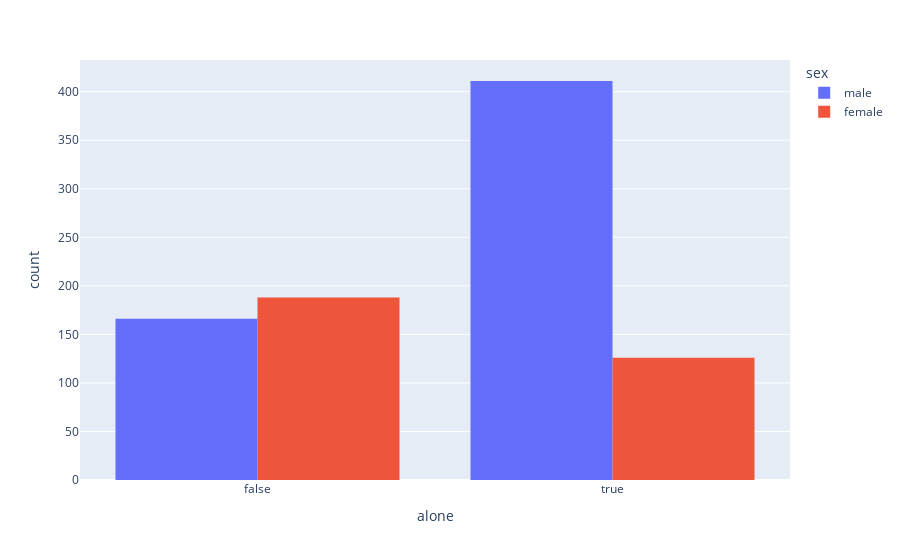
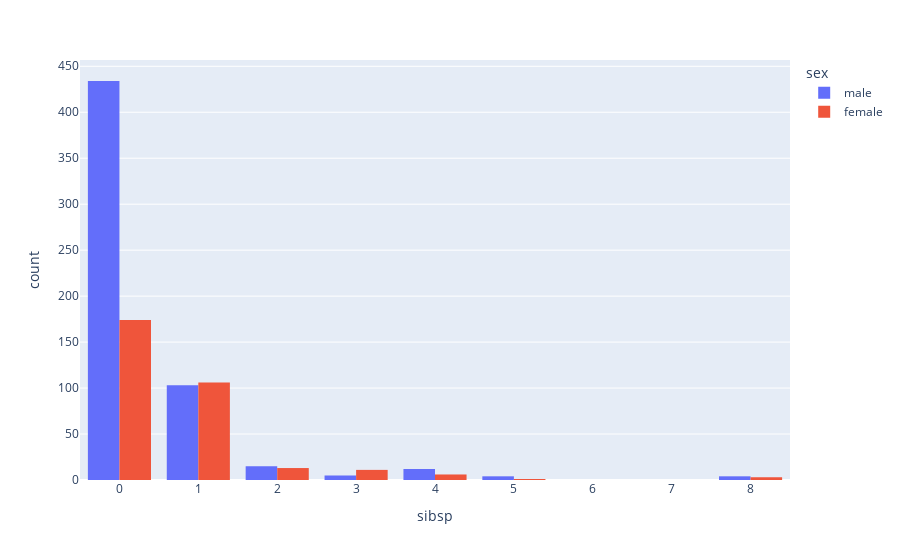
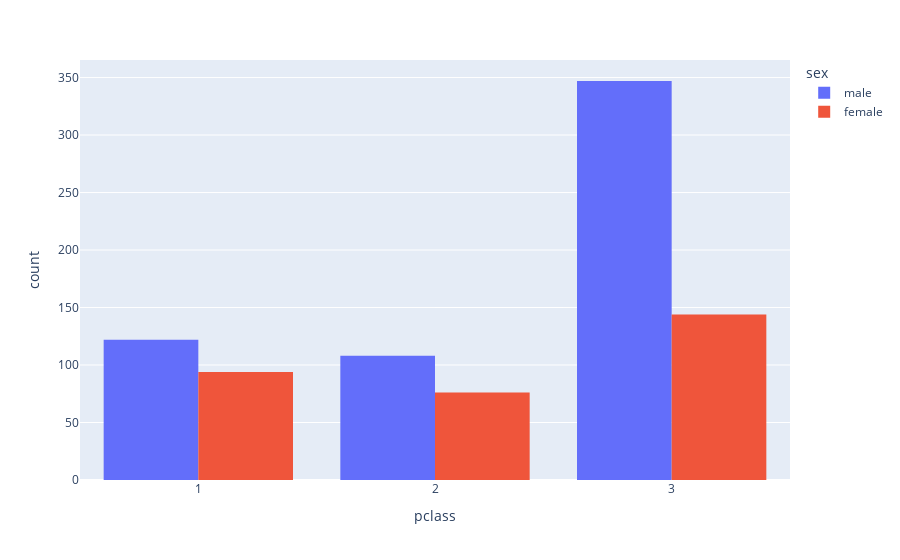
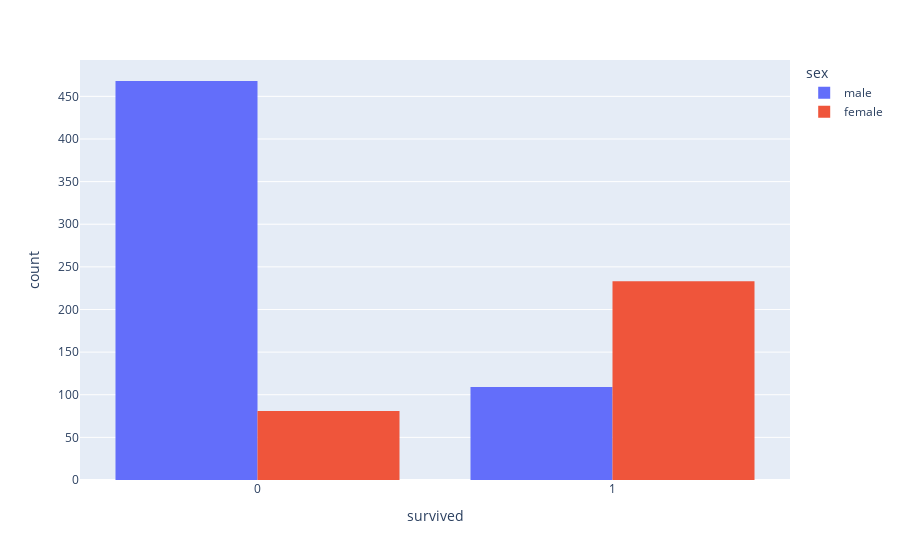

Write notebook code for charts like these, in order.
### Code cell
# PIVOT TABLE - The difference between pivot tables and GroupBy: pivot tables as essentially a multidimensional version 
# of GroupBy aggregation; split, apply- combine, but both the split and the combine happen across not a one dimensional index,
# but across a two-dimensional grid.
import matplotlib.pyplot as plt
import plotly.express as px
import numpy as np
import pandas as pd
import seaborn as sns
import math


titanic = sns.load_dataset('titanic')

titanic.head()

# get numeric columns:
num_col=titanic._get_numeric_data().columns
titanic[num_col]

# fig=px.histogram(titanic, x='survived', color='sex', barmode='group')
# fig.update_xaxes(tickvals=[0,1], ticktext=['died', 'survived'])

# verifying by gender:
t_f_col=['survived', 'pclass', 'sibsp', 'alone']
row=2
cols=math.ceil(len(t_f_col)/row)
for i in range(row):
    for j in range(cols):
        if not t_f_col:
            continue
        fig=px.histogram(titanic, x=t_f_col.pop(), color='sex', barmode='group')
        fig.show()

# the average of survived by gender:
titanic.groupby('sex')['survived'].mean()

### Figure 1 — Plotly figure (JSON) as saved in the notebook; plotly's stock layout.template omitted (floating-point values rounded to 4 significant figures; data arrays with more than 128 entries replaced by an {"elided": "..."} marker saying what was removed)
{"data": [{"alignmentgroup": "True", "bingroup": "x", "hovertemplate": "sex=male<br>alone=%{x}<br>count=%{y}<extra></extra>", "legendgroup": "male", "marker": {"color": "#636efa", "pattern": {"shape": ""}}, "name": "male", "offsetgroup": "male", "orientation": "v", "showlegend": true, "type": "histogram", "x": {"elided": "577 bool values"}, "xaxis": "x", "yaxis": "y"}, {"alignmentgroup": "True", "bingroup": "x", "hovertemplate": "sex=female<br>alone=%{x}<br>count=%{y}<extra></extra>", "legendgroup": "female", "marker": {"color": "#EF553B", "pattern": {"shape": ""}}, "name": "female", "offsetgroup": "female", "orientation": "v", "showlegend": true, "type": "histogram", "x": {"elided": "314 bool values"}, "xaxis": "x", "yaxis": "y"}], "layout": {"barmode": "group", "legend": {"title": {"text": "sex"}, "tracegroupgap": 0}, "margin": {"t": 60}, "xaxis": {"anchor": "y", "domain": [0, 1], "title": {"text": "alone"}}, "yaxis": {"anchor": "x", "domain": [0, 1], "title": {"text": "count"}}}}

### Figure 2 — Plotly figure (JSON) as saved in the notebook; plotly's stock layout.template omitted (floating-point values rounded to 4 significant figures; data arrays with more than 128 entries replaced by an {"elided": "..."} marker saying what was removed)
{"data": [{"alignmentgroup": "True", "bingroup": "x", "hovertemplate": "sex=male<br>sibsp=%{x}<br>count=%{y}<extra></extra>", "legendgroup": "male", "marker": {"color": "#636efa", "pattern": {"shape": ""}}, "name": "male", "offsetgroup": "male", "orientation": "v", "showlegend": true, "type": "histogram", "x": {"elided": "577 int values"}, "xaxis": "x", "yaxis": "y"}, {"alignmentgroup": "True", "bingroup": "x", "hovertemplate": "sex=female<br>sibsp=%{x}<br>count=%{y}<extra></extra>", "legendgroup": "female", "marker": {"color": "#EF553B", "pattern": {"shape": ""}}, "name": "female", "offsetgroup": "female", "orientation": "v", "showlegend": true, "type": "histogram", "x": {"elided": "314 int values"}, "xaxis": "x", "yaxis": "y"}], "layout": {"barmode": "group", "legend": {"title": {"text": "sex"}, "tracegroupgap": 0}, "margin": {"t": 60}, "xaxis": {"anchor": "y", "domain": [0, 1], "title": {"text": "sibsp"}}, "yaxis": {"anchor": "x", "domain": [0, 1], "title": {"text": "count"}}}}

### Figure 3 — Plotly figure (JSON) as saved in the notebook; plotly's stock layout.template omitted (floating-point values rounded to 4 significant figures; data arrays with more than 128 entries replaced by an {"elided": "..."} marker saying what was removed)
{"data": [{"alignmentgroup": "True", "bingroup": "x", "hovertemplate": "sex=male<br>pclass=%{x}<br>count=%{y}<extra></extra>", "legendgroup": "male", "marker": {"color": "#636efa", "pattern": {"shape": ""}}, "name": "male", "offsetgroup": "male", "orientation": "v", "showlegend": true, "type": "histogram", "x": {"elided": "577 int values"}, "xaxis": "x", "yaxis": "y"}, {"alignmentgroup": "True", "bingroup": "x", "hovertemplate": "sex=female<br>pclass=%{x}<br>count=%{y}<extra></extra>", "legendgroup": "female", "marker": {"color": "#EF553B", "pattern": {"shape": ""}}, "name": "female", "offsetgroup": "female", "orientation": "v", "showlegend": true, "type": "histogram", "x": {"elided": "314 int values"}, "xaxis": "x", "yaxis": "y"}], "layout": {"barmode": "group", "legend": {"title": {"text": "sex"}, "tracegroupgap": 0}, "margin": {"t": 60}, "xaxis": {"anchor": "y", "domain": [0, 1], "title": {"text": "pclass"}}, "yaxis": {"anchor": "x", "domain": [0, 1], "title": {"text": "count"}}}}

### Figure 4 — Plotly figure (JSON) as saved in the notebook; plotly's stock layout.template omitted (floating-point values rounded to 4 significant figures; data arrays with more than 128 entries replaced by an {"elided": "..."} marker saying what was removed)
{"data": [{"alignmentgroup": "True", "bingroup": "x", "hovertemplate": "sex=male<br>survived=%{x}<br>count=%{y}<extra></extra>", "legendgroup": "male", "marker": {"color": "#636efa", "pattern": {"shape": ""}}, "name": "male", "offsetgroup": "male", "orientation": "v", "showlegend": true, "type": "histogram", "x": {"elided": "577 int values"}, "xaxis": "x", "yaxis": "y"}, {"alignmentgroup": "True", "bingroup": "x", "hovertemplate": "sex=female<br>survived=%{x}<br>count=%{y}<extra></extra>", "legendgroup": "female", "marker": {"color": "#EF553B", "pattern": {"shape": ""}}, "name": "female", "offsetgroup": "female", "orientation": "v", "showlegend": true, "type": "histogram", "x": {"elided": "314 int values"}, "xaxis": "x", "yaxis": "y"}], "layout": {"barmode": "group", "legend": {"title": {"text": "sex"}, "tracegroupgap": 0}, "margin": {"t": 60}, "xaxis": {"anchor": "y", "domain": [0, 1], "title": {"text": "survived"}}, "yaxis": {"anchor": "x", "domain": [0, 1], "title": {"text": "count"}}}}
